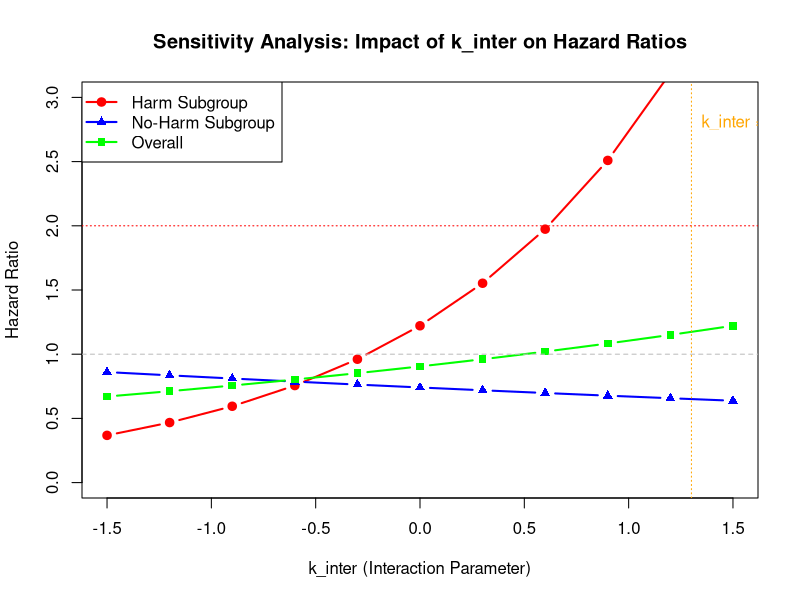

Here is the R script that generated this plot:
## ---- chunk 1
#| code-fold: true

# Load required libraries
library(survival)
library(knitr)
library(ggplot2)

# Load GBSG data
data(cancer)

# Source the AFT DGM functions (adjust path as needed)
# source("simulate_aft_dgm_flexible.R")
# source("find_k_inter_efficient.R")

# Prepare data with time in months
df_gbsg <- gbsg
df_gbsg$tte <- with(gbsg, rfstime/30.4375)

# Display data structure
str(gbsg)
## ---- chunk 2
# Define ER quantile cutpoint
er_quantile <- 0.2612616  # Approximately 25th percentile
er_cutpoint <- quantile(gbsg$er, probs = er_quantile)

cat("ER cutpoint (25th percentile):", er_cutpoint, "\n")

# Calculate subgroup proportions
er_low <- gbsg$er <= er_cutpoint
pre_meno <- gbsg$meno == 0
subgroup <- er_low & pre_meno

cat("\nSubgroup proportions:\n")
cat("- ER ≤", er_cutpoint, ":", mean(er_low), "\n")
cat("- Pre-menopausal:", mean(pre_meno), "\n")
cat("- Both conditions:", mean(subgroup), "\n")
cat("- Subgroup size:", sum(subgroup), "out of", nrow(gbsg), "\n")
## ---- chunk 3
# Create example sensitivity data for visualization
k_inter_vals <- seq(-1.5, 1.5, by = 0.3)
sensitivity_example <- data.frame(
  k_inter = k_inter_vals,
  hr_harm = exp(0.8 * k_inter_vals + 0.2),
  hr_no_harm = exp(-0.1 * k_inter_vals - 0.3),
  hr_overall = exp(0.2 * k_inter_vals - 0.1)
)

# Plot
plot(sensitivity_example$k_inter, sensitivity_example$hr_harm, 
     type = "b", col = "red", lwd = 2, pch = 19,
     ylim = c(0, 3), 
     xlab = "k_inter (Interaction Parameter)",
     ylab = "Hazard Ratio",
     main = "Sensitivity Analysis: Impact of k_inter on Hazard Ratios")
lines(sensitivity_example$k_inter, sensitivity_example$hr_no_harm, 
      type = "b", col = "blue", lwd = 2, pch = 17)
lines(sensitivity_example$k_inter, sensitivity_example$hr_overall, 
      type = "b", col = "green", lwd = 2, pch = 15)
abline(h = 1, lty = 2, col = "gray")
abline(h = 2, lty = 3, col = "red", alpha = 0.5)
abline(v = 1.3009, lty = 3, col = "orange")
legend("topleft", 
       legend = c("Harm Subgroup", "No-Harm Subgroup", "Overall"),
       col = c("red", "blue", "green"),
       lwd = 2, pch = c(19, 17, 15))
text(1.3009, 2.8, "k_inter = 1.3009", pos = 4, col = "orange")
## ---- chunk 4
# Key functions used:
cat("Main Functions:\n")
cat("1. generate_aft_dgm_flex() - Create DGM with flexible subgroups\n")
cat("2. find_k_inter_for_target_hr() - Calibrate interaction effects\n")
cat("3. simulate_from_dgm() - Generate simulated data\n")
cat("4. sensitivity_analysis_k_inter() - Assess parameter sensitivity\n")
cat("5. forestsearch() - Identify subgroups\n")
cat("6. forestsearch_bootstrap_dofuture() - Bootstrap inference\n")
